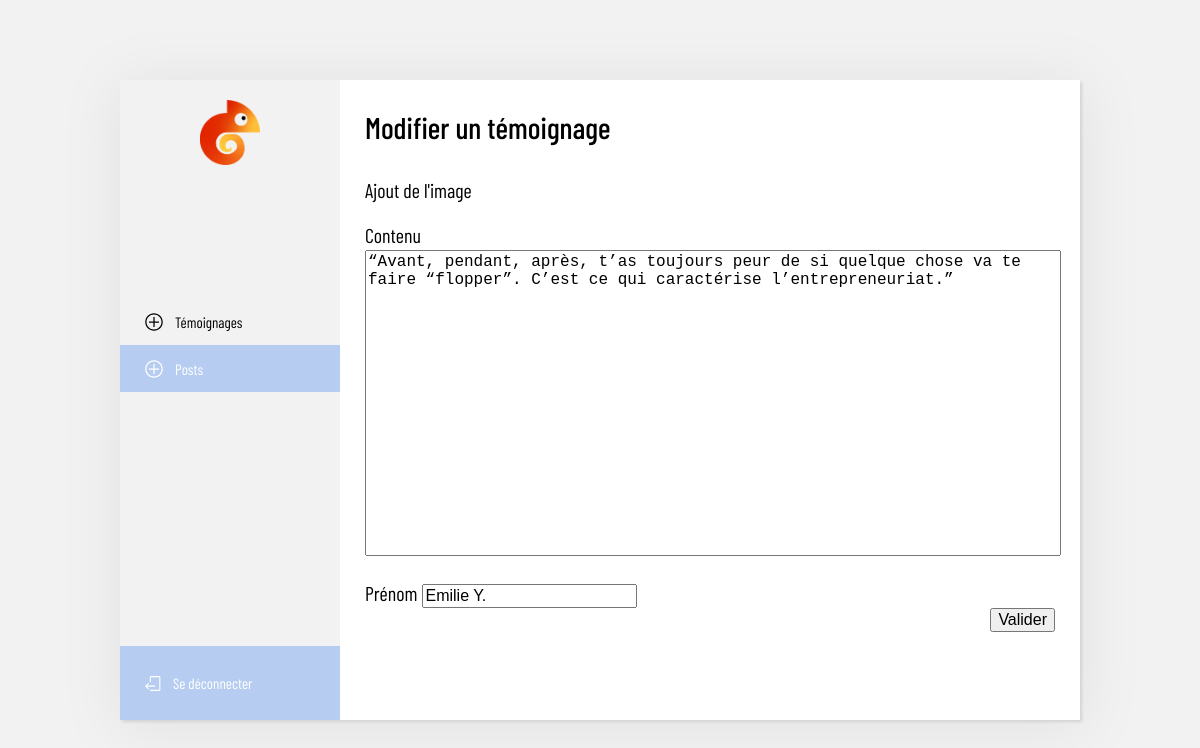
Page /back/updateTestimony.php?id=3 (signed in) on the committed database.
### tables this page shows
CREATE TABLE `testimony` (
  `id` int(11) NOT NULL,
  `file` varchar(50) NOT NULL,
  `body` varchar(500) NOT NULL,
  `name` varchar(50) NOT NULL
);

### back/updateTestimony.php (the view, shortened to what this page needs)
<?php
include('../config/settings.php');
$read = $db->prepare('SELECT * FROM testimony WHERE id = :id');
$read->execute([
	':id' => $_GET['id']
]);
$modif = $read->fetch();
?><!DOCTYPE html>
<html>
<head>
    <link rel="stylesheet" href="../public/css/reset.css">
	<link rel="stylesheet" href="../public/css/style.css">
    <link rel="stylesheet" href="css/backoffice.css">
    <?php include('../include/head.php'); ?>
</head>
<body>
    <main>
        <div class="login-form-container">
            <?php include('../include/navAdmin.php'); ?>
            <section class="item new-posts-form">
                <h1>Modifier un témoignage</h1>
                <form method="POST" action="core/updateTestimony.php" enctype="multipart/form-data">
                    <p class="addFile">
                        <label for="more">Ajout de l'image
                        </label>
                    </p>
                    <p class="addContent">
                        <label>Contenu</label>
                        <textarea type="text" name="body" placeholder="Votre contenu" required><?= $modif['body'] ?></textarea>
                    </p>
                    <p class="input-name">
                        <label>Prénom</label>
                        <input type="text" name="name" placeholder="Prénom" value="<?= $modif['name'] ?>" required>
                    </p>
                    <p class="button-bo">
                        <button type="submit">Valider</button>
                    </p>
                </form>
            </section>
        </div>
    </main>
</body>
</html>

### public/css/style.css (style rules this page uses)
:root { --purple: #5C7AEA; --white: #fff; --yellow: #FFC357; --blackgrey: #999898; --black: #000; }
h1 { font-size: 3.5rem; }
* { font-size: 16px; }
p { font-size: 20px; line-height: 30px; }
section { margin-bottom: 100px; }

### back/css/backoffice.css (style rules this page uses)
body { background-color: #F2F2F2; }
.login-form-container { width: 80%; height: 80vh; min-height: 7px; display: flex; background-color: white; box-shadow: 2px 2px 3px lightgrey; position: absolute; top: 50%; left: 50%; transform: translate(-50%, -50%); filter: drop-shadow(0px 4px 30px rgba(0, 0, 0, 0.07)); }
.new-posts-form { width: calc(100% - 220px); padding: 25px; }
.new-posts-form h1 { font-weight: 500; font-size: 30px; line-height: 45px; margin-bottom: 25px; }
p.addFile { display: flex; flex-direction: column; }
.addFile label { display: flex; flex-direction: column; }
.addContent { margin-top: 15px; }
.addContent textarea { width: 100%; height: 300px; resize: none; }
.button-bo { display: flex; justify-content: right; }
.input-name { margin-top: 15px; }

### rows in the picture
testimony: body "“Avant, pendant, après, t’as toujours peur de si quelque chose va te faire “flopper”. C’est ce qui caractérise l’entrepreneuriat.”", name "Emilie Y."
